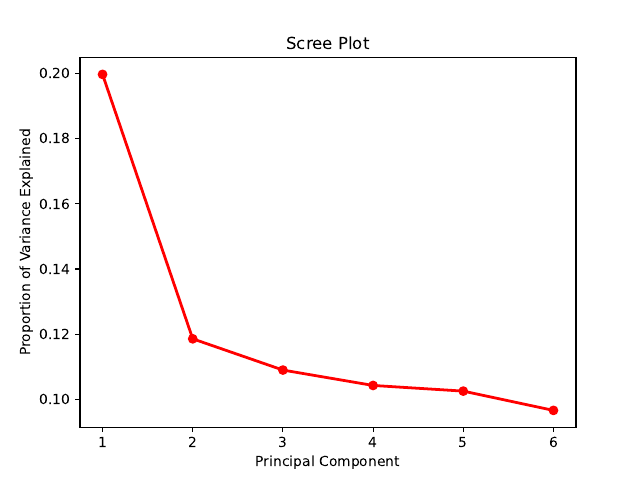

Here is the Python script that generated this plot:
import pandas as pd
import numpy as np
from matplotlib.backends.backend_pdf import PdfPages
import matplotlib.pyplot as plt
import csv
from sklearn.decomposition import PCA
from sklearn.preprocessing import StandardScaler
#requirements
np.set_printoptions(legacy='1.25')
#Load Data with NaN dictionary to keep "none" option
NaNdict = ["", "#N/A", "#N/A N/A", "#NA", "-1.#IND", "-1.#QNAN", "-NaN", "-nan", "1.#IND", "1.#QNAN","<NA>", "N/A", "NA", "NULL", "NaN", "n/a", "nan", "null"]
churn = pd.read_csv('D206/churn/churn_clean.csv', keep_default_na=False, na_values=NaNdict)


scalar=StandardScaler()
pca=PCA(n_components=.7, svd_solver='full')


#narrow to quantitative data
file = open("D206/churn/quantitative_vars.csv", "r")
quantvars = list(csv.reader(file, delimiter=","))[0]
file.close
churn=churn.filter(quantvars)
#get column names
feature_names=churn.columns
#create PCA
churn_std=scalar.fit_transform(churn)
churn_PCA=pca.fit_transform(churn_std)

#Create PCA dictionary with comonent names [In-Text Citation:  (Recovering Feature Names of explained_variance_ratio_ in PCA with sklearn, 2024)]
component_weights=pca.components_
feature_weights_mapping = {}
for i, component in enumerate(component_weights):
  component_feature_weights = zip(feature_names, component)
  sorted_feature_weight = sorted(
      component_feature_weights, key=lambda x: abs(x[1]), reverse=True)
  feature_weights_mapping[f"Component {i+1}"] = sorted_feature_weight
mapping=pd.DataFrame.from_dict(feature_weights_mapping)
mapping.to_csv('D206/churn/Output/feature_weights_mapping.csv')
loadings = pca.components_.T * np.sqrt(pca.explained_variance_)
loadings_df = pd.DataFrame(loadings, columns=mapping.columns, index=churn.columns)
loadings_df.to_csv('D206/churn/Output/loadings.csv')
print(pca.explained_variance_ratio_)
print("Feature names contributing to Principal Components")
for feature, weight in feature_weights_mapping.items():
  print(f"{feature}: {weight}") 
scree = np.arange(pca.n_components_) + 1
with PdfPages('D206/churn/Output/ChurnPCA.pdf') as pp:
    plt.plot(scree, pca.explained_variance_ratio_, 'ro-', linewidth=2)
    plt.title('Scree Plot')
    plt.xlabel('Principal Component')
    plt.ylabel('Proportion of Variance Explained')
    pp.savefig()
plt.show()
